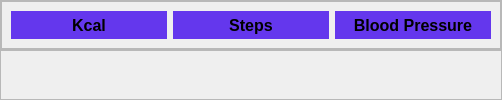
            <widget class="QWidget" name="pageStatKcal">
             <layout class="QVBoxLayout" name="verticalLayout_13">
              <property name="spacing">
               <number>0</number>
              </property>
              <property name="leftMargin">
               <number>0</number>
              </property>
              <property name="topMargin">
               <number>0</number>
              </property>
              <property name="rightMargin">
               <number>0</number>
              </property>
              <property name="bottomMargin">
               <number>0</number>
              </property>
              <item>
               <widget class="QFrame" name="frmTopContentStat1">
                <property name="maximumSize">
                 <size>
                  <width>16777215</width>
                  <height>50</height>
                 </size>
                </property>
                <property name="frameShape">
                 <enum>QFrame::StyledPanel</enum>
                </property>
                <property name="frameShadow">
                 <enum>QFrame::Raised</enum>
                </property>
                <layout class="QHBoxLayout" name="horizontalLayout_14">
                 <property name="spacing">
                  <number>0</number>
                 </property>
                 <property name="leftMargin">
                  <number>0</number>
                 </property>
                 <property name="topMargin">
                  <number>0</number>
                 </property>
                 <property name="rightMargin">
                  <number>0</number>
                 </property>
                 <property name="bottomMargin">
                  <number>0</number>
                 </property>
                 <item>
                  <widget class="QFrame" name="frmTopLeftStat1">
                   <property name="frameShape">
                    <enum>QFrame::StyledPanel</enum>
                   </property>
                   <property name="frameShadow">
                    <enum>QFrame::Raised</enum>
                   </property>
                  </widget>
                 </item>
                 <item>
                  <widget class="QFrame" name="frmbtnStat1">
                   <property name="minimumSize">
                    <size>
                     <width>500</width>
                     <height>0</height>
                    </size>
                   </property>
                   <property name="frameShape">
                    <enum>QFrame::StyledPanel</enum>
                   </property>
                   <property name="frameShadow">
                    <enum>QFrame::Raised</enum>
                   </property>
                   <layout class="QHBoxLayout" name="horizontalLayout_15">
                    <item>
                     <widget class="QPushButton" name="btnKcal1">
                      <property name="sizePolicy">
                       <sizepolicy hsizetype="Minimum" vsizetype="Expanding">
                        <horstretch>0</horstretch>
                        <verstretch>0</verstretch>
                       </sizepolicy>
                      </property>
                      <property name="font">
                       <font>
                        <pointsize>12</pointsize>
                        <bold>true</bold>
                       </font>
                      </property>
                      <property name="styleSheet">
                       <string notr="true">QPushButton{
background-color: rgb(100, 55, 237);
border-radius: 15px;
}

QPushButton:hover{
	background-color: rgb(65, 43, 173);
}

QPushButton:pressed {
		background-color: rgb(155, 127, 240);
}

</string>
                      </property>
                      <property name="text">
                       <string>Kcal</string>
                      </property>
                     </widget>
                    </item>
                    <item>
                     <widget class="QPushButton" name="btnSteps1">
                      <property name="sizePolicy">
                       <sizepolicy hsizetype="Minimum" vsizetype="Expanding">
                        <horstretch>0</horstretch>
                        <verstretch>0</verstretch>
                       </sizepolicy>
                      </property>
                      <property name="font">
                       <font>
                        <pointsize>12</pointsize>
                        <bold>true</bold>
                       </font>
                      </property>
                      <property name="styleSheet">
                       <string notr="true">QPushButton{
background-color: rgb(100, 55, 237);
border-radius: 15px;
}

QPushButton:hover{
	background-color: rgb(65, 43, 173);
}

QPushButton:pressed {
		background-color: rgb(155, 127, 240);
}</string>
                      </property>
                      <property name="text">
                       <string>Steps</string>
                      </property>
                     </widget>
                    </item>
                    <item>
                     <widget class="QPushButton" name="btnBP1">
                      <property name="sizePolicy">
                       <sizepolicy hsizetype="Minimum" vsizetype="Expanding">
                        <horstretch>0</horstretch>
                        <verstretch>0</verstretch>
                       </sizepolicy>
                      </property>
                      <property name="font">
                       <font>
                        <pointsize>12</pointsize>
                        <bold>true</bold>
                       </font>
                      </property>
                      <property name="styleSheet">
                       <string notr="true">QPushButton{
background-color: rgb(100, 55, 237);
border-radius: 15px;
}

QPushButton:hover{
	background-color: rgb(65, 43, 173);
}

QPushButton:pressed {
		background-color: rgb(155, 127, 240);
}</string>
                      </property>
                      <property name="text">
                       <string>Blood Pressure</string>
                      </property>
                     </widget>
                    </item>
                   </layout>
                  </widget>
                 </item>
                 <item>
                  <widget class="QFrame" name="frmTopRightStat1">
                   <property name="frameShape">
                    <enum>QFrame::StyledPanel</enum>
                   </property>
                   <property name="frameShadow">
                    <enum>QFrame::Raised</enum>
                   </property>
                  </widget>
                 </item>
                </layout>
               </widget>
              </item>
              <item>
               <widget class="QFrame" name="frmContentStat1">
                <property name="frameShape">
                 <enum>QFrame::StyledPanel</enum>
                </property>
                <property name="frameShadow">
                 <enum>QFrame::Raised</enum>
                </property>
               </widget>
              </item>
             </layout>
            </widget>
